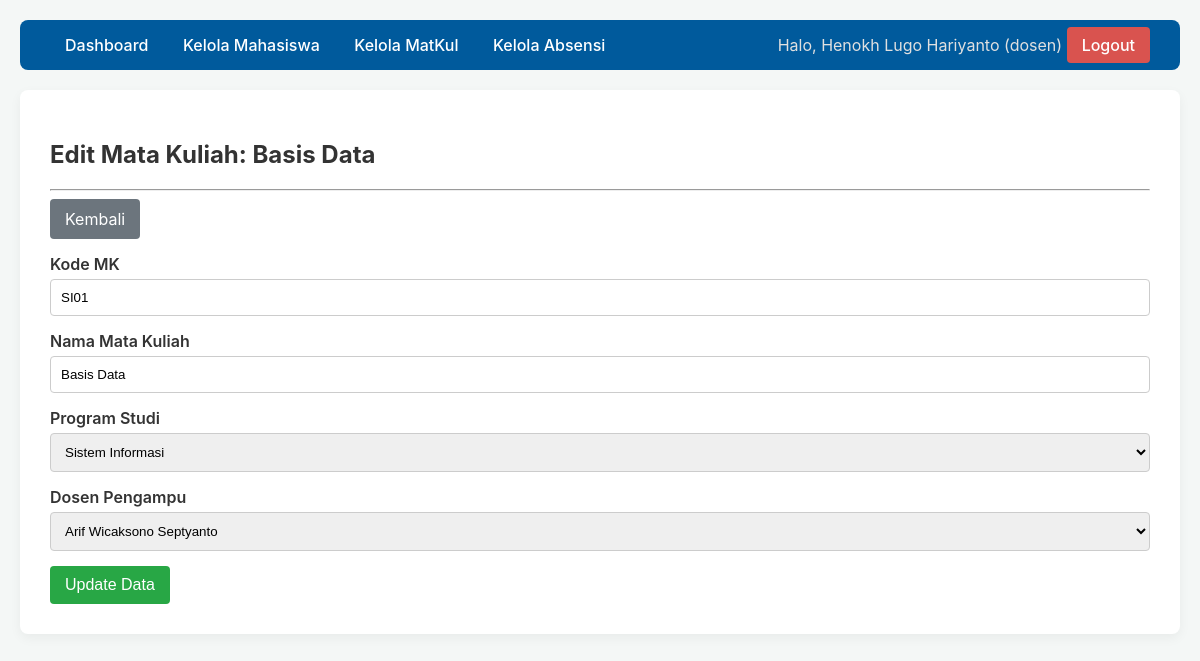
The page /dosen/edit_mk.php?id=1 (signed in) on the database its author committed.
### tables this page shows
CREATE TABLE dosen (
  id_dosen int NOT NULL,
  nip varchar(20) NOT NULL,
  nama_dosen varchar(100) NOT NULL
);

CREATE TABLE mata_kuliah (
  id_mk int NOT NULL,
  kode_mk varchar(20) NOT NULL,
  nama_mk varchar(100) NOT NULL,
  id_prodi int DEFAULT NULL,
  id_dosen_pengampu int DEFAULT NULL
);

CREATE TABLE program_studi (
  id_prodi int NOT NULL,
  nama_prodi varchar(100) NOT NULL
);

### dosen/edit_mk.php (the view, shortened to what this page needs)
<?php
require __DIR__ . '/../templates/header.php';
$id_mk = $_GET['id'];
$prodi_list = $pdo->query("SELECT * FROM program_studi ORDER BY nama_prodi")->fetchAll();
$dosen_list = $pdo->query("SELECT * FROM dosen ORDER BY nama_dosen")->fetchAll();
$mk = null;
if ($_SERVER["REQUEST_METHOD"] == "POST") {
    $kode_mk = $_POST['kode_mk'];
    $nama_mk = $_POST['nama_mk'];
    $id_prodi = $_POST['id_prodi'];
    $id_dosen_pengampu = $_POST['id_dosen_pengampu'];
    if (empty($kode_mk) || empty($nama_mk) || empty($id_prodi) || empty($id_dosen_pengampu)) {
        $error = 'Semua field wajib diisi.';
        $stmt = $pdo->prepare("SELECT * FROM mata_kuliah WHERE id_mk = ?");
        $stmt->execute([$id_mk]);
        $mk = $stmt->fetch();
    } else {
        try {
            $stmt = $pdo->prepare("UPDATE mata_kuliah SET kode_mk = ?, nama_mk = ?, id_prodi = ?, id_dosen_pengampu = ? WHERE id_mk = ?");
            $stmt->execute([$kode_mk, $nama_mk, $id_prodi, $id_dosen_pengampu, $id_mk]);
            header("Location: kelola_mk.php?status=success");
            exit;
        } catch (PDOException $e) {
            if ($e->getCode() == 23000 || $e->getCode() == 1062) {
                $error = 'Kode MK sudah terdaftar.';
            } else {
                $error = 'Database error: ' . $e->getMessage();
            }
            $mk = $_POST;
            $mk['id_mk'] = $id_mk;
        }
    }
} else {
    $stmt = $pdo->prepare("SELECT * FROM mata_kuliah WHERE id_mk = ?");
    $stmt->execute([$id_mk]);
    $mk = $stmt->fetch();
}
?>
<h2>Edit Mata Kuliah: <?= htmlspecialchars($mk['nama_mk'] ?? '') ?></h2>
<hr>
<a href="kelola_mk.php" class="btn btn-secondary">Kembali</a>
<form action="edit_mk.php?id=<?= $id_mk ?>" method="POST" style="margin-top: 15px;">
    <div class="form-group">
        <label for="kode_mk">Kode MK</label>
        <input type="text" id="kode_mk" name="kode_mk" required value="<?= htmlspecialchars($mk['kode_mk'] ?? '') ?>">
    </div>
    <div class="form-group">
        <label for="nama_mk">Nama Mata Kuliah</label>
        <input type="text" id="nama_mk" name="nama_mk" required value="<?= htmlspecialchars($mk['nama_mk'] ?? '') ?>">
    </div>
    <div class="form-group">
        <label for="id_prodi">Program Studi</label>
        <select id="id_prodi" name="id_prodi" required>
            <?php foreach ($prodi_list as $prodi): ?>
                <option value="<?= $prodi['id_prodi'] ?>"
                    <?php if (isset($mk['id_prodi']) && $mk['id_prodi'] == $prodi['id_prodi']) echo 'selected'; ?>>
                    <?= htmlspecialchars($prodi['nama_prodi']) ?>
                </option>
            <?php endforeach; ?>
        </select>
    </div>
    <div class="form-group">
        <label for="id_dosen_pengampu">Dosen Pengampu</label>
        <select id="id_dosen_pengampu" name="id_dosen_pengampu" required>
            <?php foreach ($dosen_list as $dosen): ?>
                <option value="<?= $dosen['id_dosen'] ?>"
                    <?php if (isset($mk['id_dosen_pengampu']) && $mk['id_dosen_pengampu'] == $dosen['id_dosen']) echo 'selected'; ?>>
                    <?= htmlspecialchars($dosen['nama_dosen']) ?>
                </option>
            <?php endforeach; ?>
        </select>
    </div>
    <button type="submit" class="btn btn-success">Update Data</button>
</form>
<?php require __DIR__ . '/../templates/footer.php'; ?>

### templates/header.php (shortened to what this page needs)
<?php
require_once __DIR__ . '/../config/database.php';
$current_user = null;
$current_role = null;
if (isset($_SESSION['id_user'])) {
    $current_role = $_SESSION['role'];
    if ($current_role == 'dosen') {
        $stmt = $pdo->prepare("SELECT d.* FROM users u JOIN dosen d ON u.id_dosen = d.id_dosen WHERE u.id_user = ?");
        $stmt->execute([$_SESSION['id_user']]);
        $current_user = $stmt->fetch();
        $current_user['display_name'] = $current_user['nama_dosen'];
    }
}
?>
<!DOCTYPE html>
<html lang="id">
<head>
    <link rel="stylesheet" href="../assets/style.css">
</head>
<body>
<nav>
    <div>
        <?php if ($current_role == 'dosen'): ?>
            <a href="../dosen/index.php">Dashboard</a>
            <a href="../dosen/kelola_mahasiswa.php">Kelola Mahasiswa</a>
            <a href="../dosen/kelola_mk.php">Kelola MatKul</a>
            <a href="../dosen/kelola_absensi.php">Kelola Absensi</a>
        <?php elseif ($current_role == 'mahasiswa'): ?>
            <a href="../mahasiswa/index.php">Dashboard</a>
            <a href="../mahasiswa/isi_absensi.php">Isi Absensi</a>
            <a href="../mahasiswa/riwayat.php">Riwayat Absensi</a>
        <?php else: ?>
            <a href="../auth/login.php">Login</a>
        <?php endif; ?>
    </div>
    <div>
        <?php if ($current_user): ?>
            <span class="user-info">Halo, <?= htmlspecialchars($current_user['display_name']) ?> (<?= $current_role ?>)</span>
            <a href="../auth/logout.php" class="logout">Logout</a>
        <?php endif; ?>
    </div>
</nav>
<div class="container">

### assets/style.css (style rules this page uses)
body { font-family: -apple-system, BlinkMacSystemFont, "Segoe UI", Roboto, Helvetica, Arial, sans-serif; background-color: #f4f7f6; margin: 0; padding: 20px; color: #333; }
nav { background-color: #005a9c; padding: 15px 30px; border-radius: 8px; margin-bottom: 20px; display: flex; justify-content: space-between; align-items: center; }
nav a { color: white; text-decoration: none; padding: 8px 15px; border-radius: 4px; font-weight: 500; }
nav .user-info { color: #e0e0e0; }
nav .logout { background-color: #d9534f; }
.container { background-color: #ffffff; padding: 30px; border-radius: 8px; box-shadow: 0 4px 12px rgba(0, 0, 0, 0.05); }
.form-group { margin-bottom: 15px; }
.form-group label { display: block; margin-bottom: 5px; font-weight: 600; }
.form-group input, .form-group select { width: 100%; padding: 10px; border: 1px solid #ccc; border-radius: 4px; box-sizing: border-box; }
.btn { background-color: #007bff; color: white; padding: 10px 15px; border: none; border-radius: 4px; cursor: pointer; font-size: 16px; text-decoration: none; display: inline-block; }
.btn-success { background-color: #28a745; }
.btn-secondary { background-color: #6c757d; }

### rows shown on the page
dosen: nama_dosen "Henokh Lugo Hariyanto"
mata_kuliah: nama_mk "Basis Data", kode_mk "SI01", id_prodi "Sistem Informasi", id_dosen_pengampu "Arif Wicaksono Septyanto"

### other values the page prints
$current_role "dosen"
